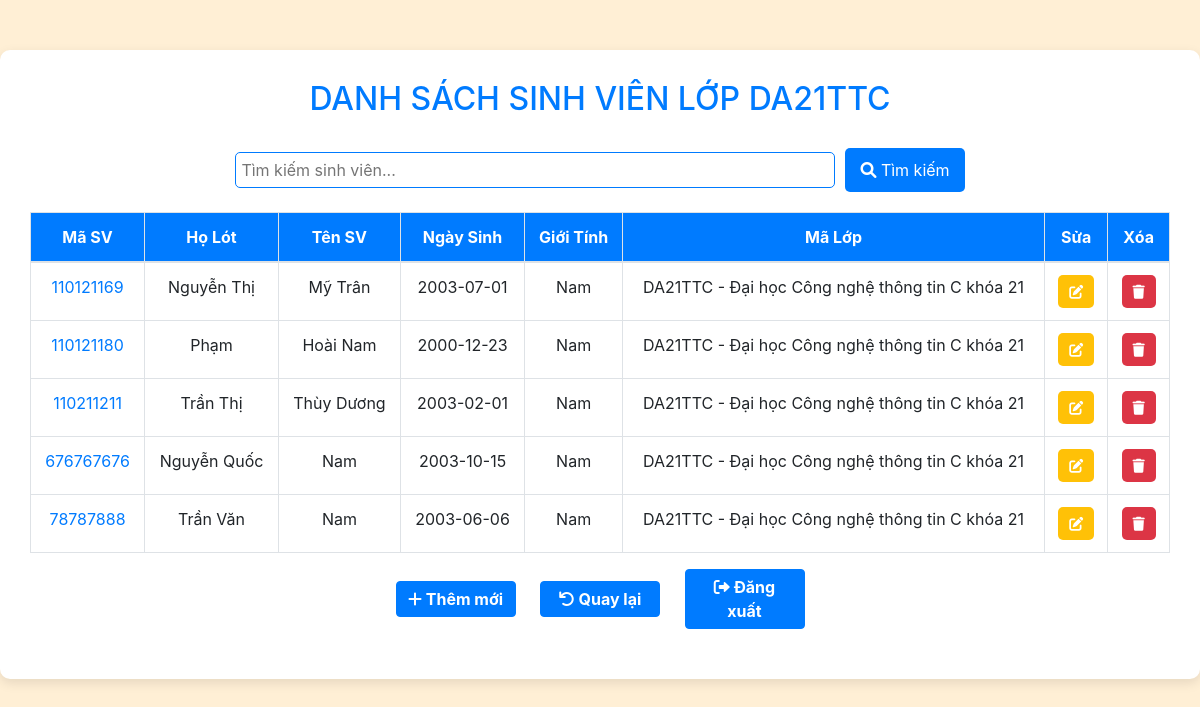
The page /sinhvien.php?maLop=DA21TTC (signed in) on the database its author committed.
### tables this page shows
CREATE TABLE `sinhvien` (
  `maSV` varchar(9) NOT NULL,
  `hoLot` varchar(20) NOT NULL,
  `tenSV` varchar(10) NOT NULL,
  `gioiTinh` varchar(6) DEFAULT NULL,
  `ngaySinh` date NOT NULL,
  `maLop` varchar(9) DEFAULT NULL,
  `diaChi` varchar(100) DEFAULT NULL
);

CREATE TABLE `lophoc` (
  `maLop` varchar(9) NOT NULL,
  `tenLop` varchar(100) DEFAULT NULL,
  `ghiChu` text DEFAULT NULL
);

### sinhvien.php (the view, shortened to what this page needs)
<?php
include_once("connect.php");
$role = $_SESSION['role'];
$maLop = isset($_GET['maLop']) ? $_GET['maLop'] : '';
if ($role == 'admin') {
  $sql = "SELECT * FROM sinhvien, lophoc
          WHERE sinhvien.maLop = lophoc.maLop
          AND sinhvien.maLop = '$maLop'";
} else {
  $sql = "SELECT * FROM sinhvien, lophoc
          WHERE sinhvien.maLop = lophoc.maLop";
}
?>
<!DOCTYPE html>
<html lang="en">
<head>
  <link rel="stylesheet" href="https://cdn.jsdelivr.net/npm/bootstrap@4.6.2/dist/css/bootstrap.min.css">
  <link rel="stylesheet" href="https://cdnjs.cloudflare.com/ajax/libs/font-awesome/6.0.0-beta3/css/all.min.css">
</head>
<body>
  <div class="container">
    <h2> DANH SÁCH SINH VIÊN LỚP <?php echo $maLop; ?> </h2>
    <?php
    if ($role == 'admin') {
      echo '<form method="GET" class="mb-3">
                <input type="hidden" name="maLop" value="' . $maLop . '">
                <div class="search-container">
                    <input type="text" name="search" class="search-input" placeholder="Tìm kiếm sinh viên..."
                        value="' . (isset($_GET['search']) ? htmlspecialchars($_GET['search']) : '') . '">
                    <button class="search-button"><i class="fa fa-search"></i> Tìm kiếm</button>
                </div>
                </form>';
    }
    if ($role == 'admin') {
      $sql .= " AND sinhvien.maLop = '$maLop'";
    }
    $result = $conn->query($sql);
    if ($result->num_rows > 0) {
      echo "<table class='table table-hover table-bordered mt-3'>";
      echo "<thead><tr><th>Mã SV</th><th>Họ Lót</th><th>Tên SV</th><th>Ngày Sinh</th><th>Giới Tính</th><th>Mã Lớp</th>";
      if ($role == 'admin') {
        echo "<th>Sửa</th><th>Xóa</th>";
      } else {
        echo "<th>Sửa</th>";
      }
      echo "</tr></thead><tbody>";
      while ($row = $result->fetch_assoc()) {
        echo "<tr>";
        echo "<td><a href='thongtinsv.php?maSV=" . $row["maSV"] . "'>" . $row["maSV"] . "</a></td>";
        echo "<td>" . $row["hoLot"] . "</td>";
        echo "<td>" . $row["tenSV"] . "</td>";
        echo "<td>" . $row["ngaySinh"] . "</td>";
        echo "<td>" . $row["gioiTinh"] . "</td>";
        echo "<td>" . $row["maLop"] . " - " . $row["tenLop"] . "</td>";
        echo "<td><a class='btn btn-edit' href='sua_sv.php?ma=" . $row["maSV"] . "'><i class='fa fa-edit'></i></a></td>";
        if ($role == 'admin') {
          echo "<td><a class='btn btn-delete' href='xoa_sv.php?ma=" . $row["maSV"] . "'><i class='fa fa-trash'></i></a></td>";
        }
        echo "</tr>";
      }
      echo "</tbody></table>";
    } else {
      echo "<p class='text-center'>Không có sinh viên nào được tìm thấy.</p>";
    }
    ?>
    <div class="text-center">
      <?php if (isset($role) && $role == 'admin'): ?>
        <a class="btn btn-primary" href="them_sv.php?maLop=<?php echo $maLop; ?>">
          <i class="fa fa-plus"></i> Thêm mới
        </a>
        <a class="btn btn-primary" href="lophoc.php" style="margin-left: 20px;">
          <i class="fa fa-undo"></i> Quay lại
        </a>
      <?php endif; ?>
      <a class="btn btn-primary" href="logout.php" style="margin-left: 20px;"><i class="fas fa-sign-out-alt"></i> Đăng
        xuất</a>
    </div>
  </div>
</body>
</html>

### sinhvien.php (style rules this page uses)
body { background-color: #FFEFD5; }
.container { background-color: #ffffff; padding: 30px; border-radius: 10px; box-shadow: 0 4px 12px rgba(0, 0, 0, 0.1); margin-top: 50px; max-width: 1200px; }
h2 { text-align: center; color: #007bff; margin-bottom: 30px; }
.btn-primary { width: 120px; margin: 0 auto 20px auto; padding: 5px 10px; font-size: 16px; font-weight: bold; }
table { width: 100%; }
table th { background-color: #007bff; color: #fff; padding: 12px; text-align: center; }
table td { padding: 12px; text-align: center; }
.btn-edit, .btn-delete { padding: 5px 10px; font-size: 14px; border-radius: 5px; }
.btn-edit { background-color: #ffc107; color: #fff; }
.btn-delete { background-color: #dc3545; color: #fff; }
.text-center { text-align: center; }
.search-button { padding: 10px 15px; border: none; background-color: #007bff; color: white; border-radius: 5px; margin-left: 10px; font-size: 16px; }
.search-container { display: flex; justify-content: center; align-items: center; margin-bottom: 20px; position: relative; }
.search-input { width: 600px; padding: 5px; border: 1px solid #007bff; border-radius: 5px; font-size: 16px; margin-bottom: 0; box-sizing: border-box; }

### rows shown on the page
sinhvien: maSV "110121169", hoLot "Nguyễn Thị", tenSV "Mỹ Trân", ngaySinh "2003-07-01", gioiTinh "Nam", maLop.maLop "DA21TTC", maLop.tenLop "Đại học Công nghệ thông tin C khóa 21"
sinhvien: maSV "110121180", hoLot "Phạm", tenSV "Hoài Nam", ngaySinh "2000-12-23", gioiTinh "Nam", maLop.maLop "DA21TTC", maLop.tenLop "Đại học Công nghệ thông tin C khóa 21"
sinhvien: maSV "110211211", hoLot "Trần Thị", tenSV "Thùy Dương", ngaySinh "2003-02-01", gioiTinh "Nam", maLop.maLop "DA21TTC", maLop.tenLop "Đại học Công nghệ thông tin C khóa 21"
sinhvien: maSV "676767676", hoLot "Nguyễn Quốc", tenSV "Nam", ngaySinh "2003-10-15", gioiTinh "Nam", maLop.maLop "DA21TTC", maLop.tenLop "Đại học Công nghệ thông tin C khóa 21"
sinhvien: maSV "78787888", hoLot "Trần Văn", tenSV "Nam", ngaySinh "2003-06-06", gioiTinh "Nam", maLop.maLop "DA21TTC", maLop.tenLop "Đại học Công nghệ thông tin C khóa 21"

### other values the page prints
$maLop "DA21TTC"
